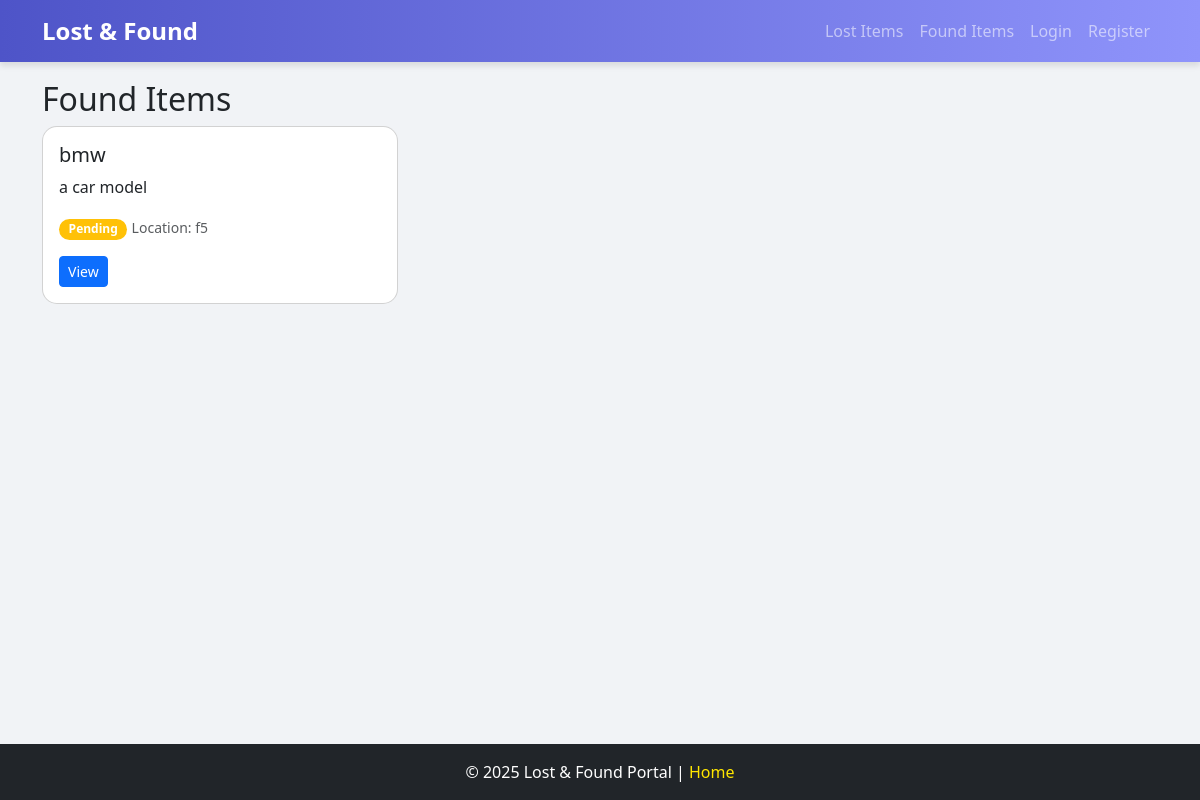
Page /found/ on the committed database.
### mainapp/models.py (models this page shows, shortened)
class FoundItem(models.Model):
    user = models.ForeignKey(User, on_delete=models.CASCADE)
    title = models.CharField(max_length=150)
    description = models.TextField()
    category = models.CharField(max_length=50, choices=CATEGORY_CHOICES)
    location = models.CharField(max_length=100)
    photo = models.ImageField(upload_to='found_photos/', blank=True, null=True)
    date_found = models.DateField(auto_now_add=True)
    status = models.CharField(max_length=20, choices=STATUS_CHOICES, default='Pending')

### mainapp/views.py (the view)
# urls.py: path('found/', views.found_list, name='found_list'),
def found_list(request):
    items = FoundItem.objects.all().order_by('-date_found')
    return render(request, 'found_list.html', {'items': items})

### mainapp/templates/found_list.html (shortened to what this page needs)
{% extends 'base.html' %}
{% block content %}
<h2>{{ "Found Items" }}</h2>
<div class="row">
    {% for item in items %}
    <div class="col-md-4">
        <div class="card mb-3">
            <div class="card-body">
                <h5 class="card-title">{{ item.title }}</h5>
                <p class="card-text">{{ item.description|truncatewords:15 }}</p>
                <p>
                    {% if item.status == 'Pending' %}
                    <span class="badge bg-warning status-badge">{{ item.status }}</span>
                    {% elif item.status == 'Matched' %}
                    <span class="badge bg-info status-badge">{{ item.status }}</span>
                    {% else %}
                    <span class="badge bg-success status-badge">{{ item.status }}</span>
                    {% endif %}
                    <small class="text-muted">Location: {{ item.location }}</small>
                </p>
                <a href="{% url 'item_detail' 'Found' item.id %}" class="btn btn-primary btn-sm">View</a>
            </div>
        </div>
    </div>
    {% endfor %}
</div>
{% endblock %}

### mainapp/templates/base.html (style rules this page uses)
body { padding-top: 80px; background-color: #f1f3f6; font-family: 'Segoe UI', Tahoma, Geneva, Verdana, sans-serif; }
.card { border-radius: 15px; transition: transform 0.3s, box-shadow 0.3s; }
.status-badge { font-weight: 600; padding: 0.4em 0.8em; border-radius: 12px; }

### rows in the picture
FoundItem: title "bmw", description "a car model", status "Pending", location "f5"

### other values in the picture
{{ "Found Items" }} "Found Items"
